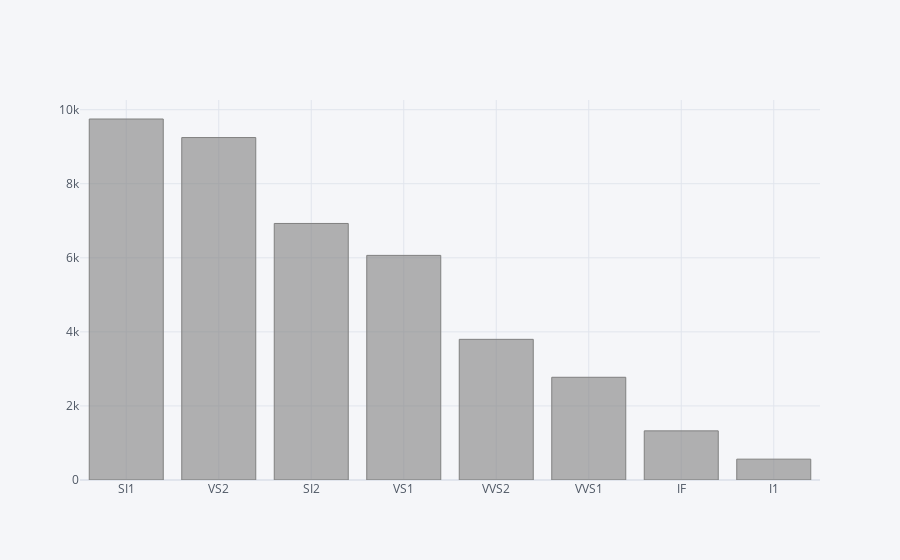

Notebook source saved alongside this figure:
### Markdown cell above
### Question 5: How clarity affect the price?

### Code cell
# how many diamonds for each clarity are there?
count_by_clarity = df['clarity'].value_counts()
count_by_clarity.iplot(kind='bar', color='grey')

### Figure 1 — Plotly figure (JSON) as saved in the notebook; plotly's stock layout.template omitted (floating-point values rounded to 4 significant figures)
{"data": [{"marker": {"color": "rgba(128, 128, 128, 0.6)", "line": {"color": "rgba(128, 128, 128, 1.0)", "width": 1}}, "name": "clarity", "orientation": "v", "text": "", "type": "bar", "x": ["SI1", "VS2", "SI2", "VS1", "VVS2", "VVS1", "IF", "I1"], "y": [9749, 9248, 6928, 6066, 3799, 2774, 1327, 563]}], "layout": {"autosize": true, "legend": {"bgcolor": "#F5F6F9", "font": {"color": "#4D5663"}}, "paper_bgcolor": "#F5F6F9", "plot_bgcolor": "#F5F6F9", "title": {"font": {"color": "#4D5663"}}, "xaxis": {"autorange": true, "gridcolor": "#E1E5ED", "range": [-0.5, 7.5], "showgrid": true, "tickfont": {"color": "#4D5663"}, "title": {"font": {"color": "#4D5663"}, "text": ""}, "type": "category", "zerolinecolor": "#E1E5ED"}, "yaxis": {"autorange": true, "gridcolor": "#E1E5ED", "range": [0, 10260.0], "showgrid": true, "tickfont": {"color": "#4D5663"}, "title": {"font": {"color": "#4D5663"}, "text": ""}, "type": "linear", "zerolinecolor": "#E1E5ED"}}}
